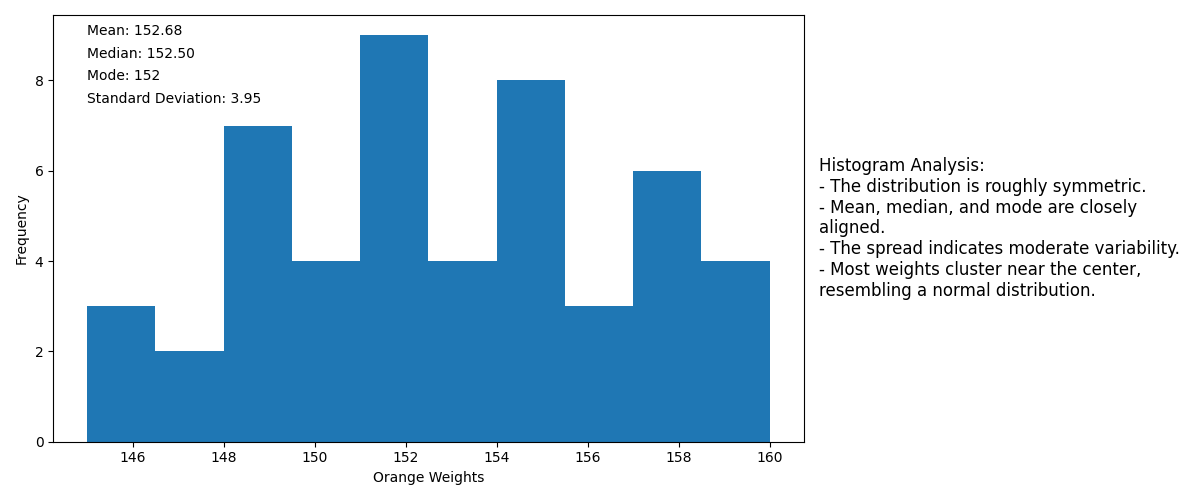

Generate this figure with Python:
import statistics
import matplotlib.pyplot as plt
import numpy as np # using numpy for easy quartile calculations on Question 3


#==============================================================================
# Part 1: Histogram Analysis
#==============================================================================
orange_weights = [150, 152, 149, 155, 148, 151, 153, 154, 152, 150,
                  149, 151, 152, 153, 154, 155, 156, 157, 158, 159,
                  160, 158, 157, 156, 155, 154, 153, 152, 151, 150,
                  149, 148, 147, 146, 145, 146, 147, 148, 149, 150,
                  151, 152, 153, 154, 155, 156, 157, 158, 159, 160]


mean = statistics.mean(orange_weights)
median = statistics.median(orange_weights)
mode = statistics.mode(orange_weights)
std_deviation = statistics.stdev(orange_weights)

# Creating the figure with two plot areas
fig, ax = plt.subplots(1, 2, figsize=(12, 5), gridspec_kw={'width_ratios': [3, 1]})

#plot area 1
ax[0].hist(orange_weights)
ax[0].text(145, 9, f'Mean: {mean:.2f}')
ax[0].text(145, 8.5, f'Median: {median:.2f}')
ax[0].text(145, 8, f'Mode: {mode}')
ax[0].text(145, 7.5, f'Standard Deviation: {std_deviation:.2f}')
ax[0].set_xlabel('Orange Weights')
ax[0].set_ylabel('Frequency')

analysis_text = (
    "Histogram Analysis:\n"
    "- The distribution is roughly symmetric.\n"
    "- Mean, median, and mode are closely aligned.\n"
    "- The spread indicates moderate variability.\n"
    "- Most weights cluster near the center, resembling a normal distribution."
)

#plot area 2 - histogram analysis
ax[1].axis('off')
ax[1].text(0, 0.5, analysis_text, va='center', ha='left', fontsize=12, wrap=True)
plt.tight_layout() # keep the teo subplots close to each other
plt.show()
